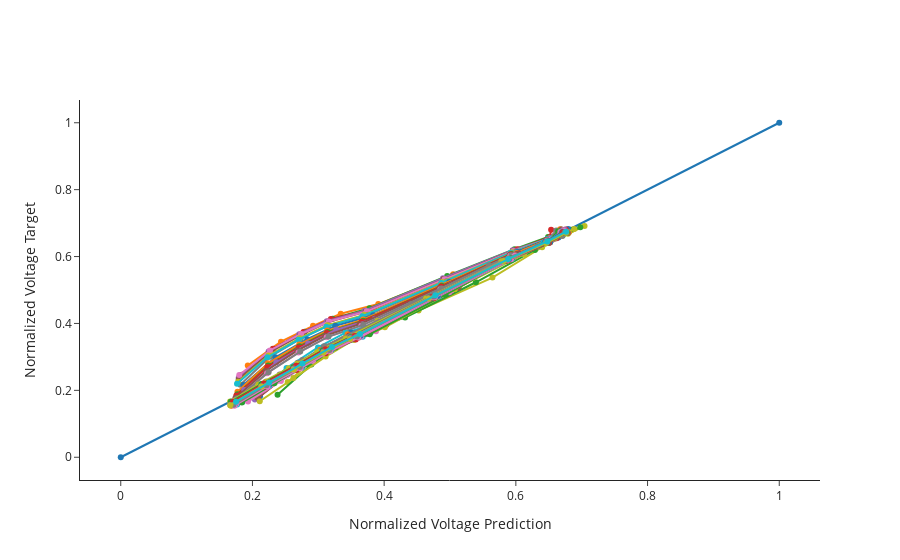

Here is the notebook cell this chart was saved with:
### Code cell
fig = go.Figure()
fig.add_trace(go.Scatter(x=[0, 1], y=[0, 1], showlegend=False, mode="markers+lines"))
for i in range(0, len(datasets["X_test"]), batch_size * skip):
    df_pred = pd.DataFrame(model.predict(datasets["X_test"][i : i + batch_size], verbose=0)[:, :, 2])
    df_train = pd.DataFrame(datasets["y_test"][i : i + batch_size][:, :, 2])
    fig.add_trace(
        go.Scatter(
            x=df_pred.values[0],
            y=df_train.values[0],
            showlegend=False,
            mode="markers+lines",
        )
    )

fig.update_yaxes(title="Normalized Voltage Target")
fig.update_xaxes(title="Normalized Voltage Prediction")
fig.update_layout(template="simple_white")
fig.update_layout(height=500)
